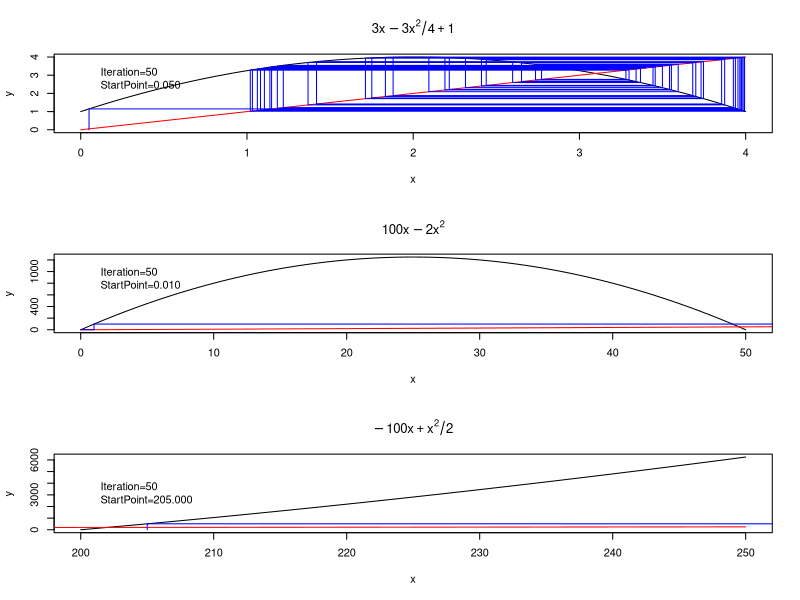
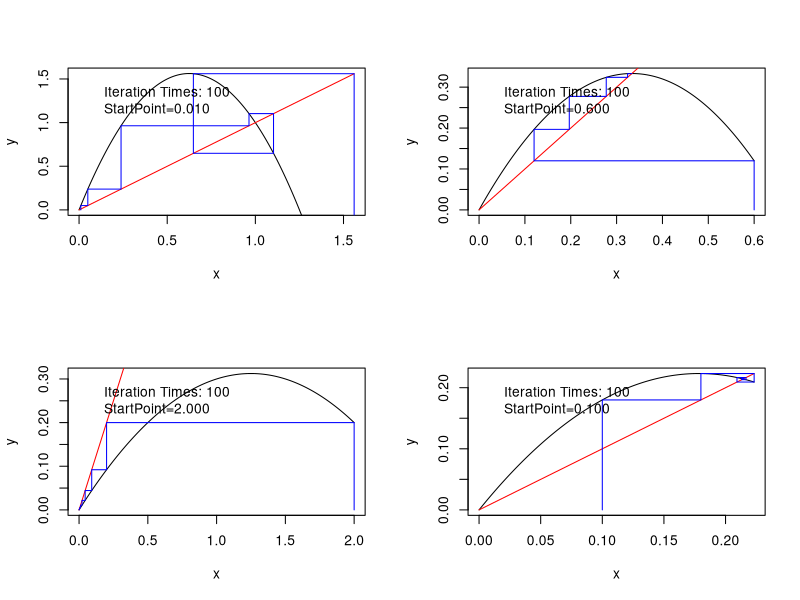
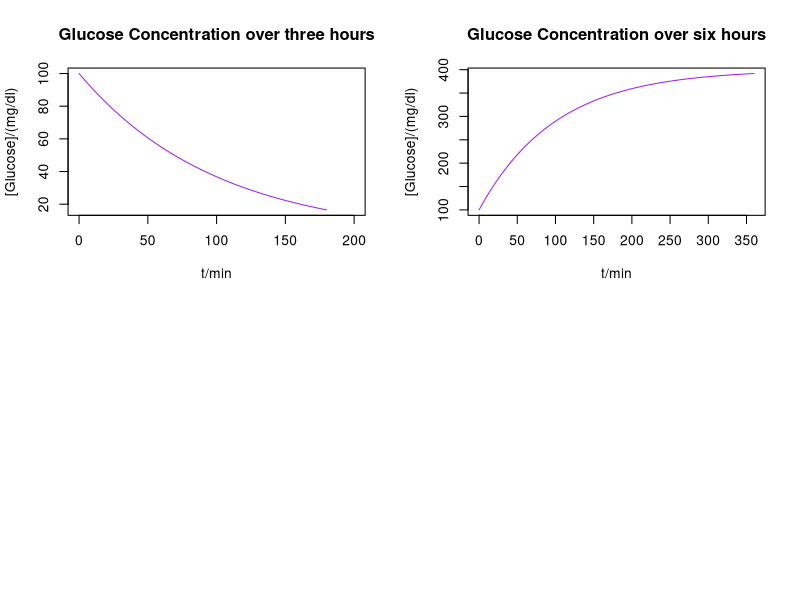

These charts were generated, in order, by the following R code:
#!/usr/bin/env r
# encoding: utf-8
# 
# Name: Si Tang
# Assignment: 3
# Date: Oct. 22, 2009
# Filename: HW3-2_SiTang.R
# Question: 2
#
# Task: Generate cobweb plots for three logistic models 
# 
# 
#############################################################################

myfunc2a <- function (x)
{
	y <- 3 * x - 3* x * x / 4 + 1;
	return (y)
}


myfunc2b <- function (x)
{
	y <- 100 * x - 2 * x *x
	return (y)
}


myfunc2c <- function (x)
{
	y <- x * x / 2 - 100 * x
	return (y)
}


par(mfrow=c(3,1))

max_iter=50;
plotcobweb <- function (myfunction, startpoint) 
{
	x_vector <- y_vector <- numeric(max_iter *2)
	y_vector[1] <-0
	x_vector[1] <-startpoint
	for(ii in 1:max_iter)
	{ 
		y_vector[2*ii] <- myfunction(x_vector[2*ii-1])
		y_vector[2*ii + 1] <- y_vector [2*ii]
		x_vector[2*ii] <- x_vector[2*ii-1]
		x_vector[2*ii+1] <- y_vector[2*ii+1]
	}
	
	lines(x_vector, y_vector, col='blue')
}

		

# plot the cobweb for function 2(a)
title1 <- expression ( 3*x - 3*x^2 / 4 + 1)
curve(myfunc2a, from=0, to= 4, ylab='y', ylim=c(0,4), main=title1)
lines(c(0,4), c(0,4), col='red')
plotcobweb(myfunc2a, 0.05)
Legend <- sprintf ("Iteration=%d\nStartPoint=%.3f", max_iter, 0.05)
legend(0,4,Legend,bty='n')

# plot the cobweb for function 2(b)
title2 <- expression ( 100*x-2*x^2)
curve(myfunc2b, from=0, to= 50, ylab='y', ylim=c(0,1250), main=title2)
lines(c(0,1250), c(0,1250), col='red')
plotcobweb(myfunc2b, 0.01)
Legend <- sprintf ("Iteration=%d\nStartPoint=%.3f", max_iter, 0.01)
legend(0,1250,Legend,bty='n')

# plot the cobweb for function 2(c)
title3 <- expression ( -100 *x + x^2/2 )
curve(myfunc2c, from=200, to= 250, ylab='y',  main=title3)
lines(c(0,250), c(0,250), col='red')
plotcobweb(myfunc2c, 205)
Legend <- sprintf ("Iteration=%d\nStartPoint=%.3f", max_iter, 205)
legend(200,5000,Legend,bty='n')


#!/usr/bin/env r
# encoding: utf-8
# 
# Name: Si Tang
# Assignment: 3
# Date: Oct. 22, 2009
# Filename: HW3-2-revised_SiTang.R
# Question: 2 - Revised Models
#
# Task: Generate cobweb plots for three logistic models 
# 
# 
#############################################################################


f1 <- function (x) 
{
	return (x * (5 - 4 * x))
}

f2 <- function (x) 
{
	return(2 * x * (1 - 3 * x / 2) )
}
f3 <- function (x)
{
	return (x / 2 - x*x / 5)
}

f4 <- function (x)
{
	return (x * (5/2 - 7 * x))

}

cobweb <- function ( myfunction, max_iter, startpoint)
{
        y_vector <- x_vector <- numeric (max_iter * 2)
        y_vector[1] <- 0
        x_vector[1] <- startpoint

        for (ii in 1: max_iter) {
                y_vector[2 * ii] <- myfunction( x_vector[2 * ii -1])
                y_vector[2 * ii + 1] <- y_vector[2 * ii]
                x_vector[2 * ii] <- x_vector[2 * ii -1]
                x_vector[2 * ii + 1] <- y_vector[2 * ii + 1]
        }

        x_max <- max(x_vector)
	a <- seq(0, x_max, length=200);
        y_max <- max(myfunction(a))

	Legend <- sprintf ("Iteration Times: %d\nStartPoint=%.3f", max_iter, startpoint)
        plot ( a, myfunction(a), xlab='x', ylab = 'y', type='l', ylim = c(0, y_max))
        lines (c(0,x_max),c(0, x_max), col = 'red')
        lines (x_vector, y_vector, col='blue')

        legend(0, y_max, Legend, bty='n');


}

par(mfrow=c(2,2))
cobweb(f1, 100, 0.01)
cobweb(f2, 100, 0.6)
cobweb(f3, 100, 2)
cobweb(f4, 100, 0.1)



#!/usr/bin/env r
# encoding: utf-8
# 
# Name: Si Tang
# Assignment: 3
# Date: Oct. 22, 2009
# Filename: HW3-3_SiTang.R
# Question: 3
#
# Task: write a functor which takes as an argument a function describing a
# logistic model and generates a cobweb plot
# 
# Functor Name: cobweb
# Arguments: myfunction ( The logistical function to generate cobweb plot), 
# max_iter ( The maximum iteration times), startpoint ( The initial condition
# for iteration )
# 
#############################################################################


cobweb <- function ( myfunction, max_iter, startpoint)
{
        y_vector <- x_vector <- numeric (max_iter * 2)
        y_vector[1] <- 0
        x_vector[1] <- startpoint

        for (ii in 1: max_iter) {
                y_vector[2 * ii] <- myfunction( x_vector[2 * ii -1])
                y_vector[2 * ii + 1] <- y_vector[2 * ii]
                x_vector[2 * ii] <- x_vector[2 * ii -1]
                x_vector[2 * ii + 1] <- y_vector[2 * ii + 1]
        }

        x_max <- max(x_vector)
        a <- seq(0, x_max, length=200);
        y_max <- max(myfunction(a))

        Legend <- sprintf ("Iteration Times: %d\nStartPoint=%.3f", max_iter, startpoint)
        plot ( a, myfunction(a), xlab='x', ylab = 'y', type='l', ylim = c(0, y_max))
        lines (c(0,x_max),c(0, x_max), col = 'red')
        lines (x_vector, y_vector, col='blue')

        legend(0, y_max, Legend, bty='n');


}


#!/usr/bin/env r
# encoding: utf-8
# 
# Name: Si Tang
# Assignment: 3
# Date: Oct. 22, 2009
# Filename: HW3-4_SiTang.R
# Question: 4(c)
#
# Task: Plot the glucose concentration as a graph over a reasonable time interval
# 
#######################################################################
G0 = 100;
k=0.01;

Glucose <- function (t)
{
	return (exp((-1)*k*t) * G0)
}

a <- c(0:180)
b <- Glucose(a)

plot (a, b, type = 'l', xlab='t/min', ylab='[Glucose]/(mg/dl)',col='purple', main='Glucose Concentration over three hours', xlim=c(0,200))

#!/usr/bin/env r
# encoding: utf-8
# 
# Name: Si Tang
# Assignment: 3
# Date: Oct. 22, 2009
# Filename: HW3-5_SiTang.R
# Question: 5(c)
#
# Task: Plot the glucose concentration as a graph over a reasonable time interval
# 
#######################################################################
G0 = 100
k=0.01
a= 4

Glucose <- function (t)
{
	return ( exp( (-1)*k * t) * (G0 - a/k )  + a / k )
}

b <- c(0:360)
c <- Glucose(b)

plot ( b,c, type = 'l', xlab='t/min', ylab='[Glucose]/(mg/dl)',col='purple', main='Glucose Concentration over six hours', xlim=c(0,360))

#!/usr/bin/env r
# encoding: utf-8
# 
# Name: Si Tang
# Assignment: 3
# Date: Oct. 22, 2009
# Filename: HW3-6a_SiTang.R
# Question: 6(a)
#
# Task: Binary Search
# 
#######################################################################


BinSearch <- function (X,a=1,b=length(X),k) 
{
	
if(a==b)
{
	if(X[a]==k) {return (a)}
	else {return (-1)}

}

mid <- as.integer( a + ( (b-a)/2 ) )

if (k < X[mid] )

{
	return ( BinSearch(X, a, mid, k) )
}

else if (k > X[mid] )

{
        return ( BinSearch(X, mid+1, b, k) )
}

else
{
	return (mid)
}

}
